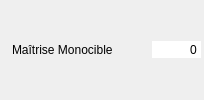
       <widget class="QWidget" name="widget_mono" native="true">
        <property name="minimumSize">
         <size>
          <width>200</width>
          <height>26</height>
         </size>
        </property>
        <layout class="QHBoxLayout" name="horizontalLayout_20">
         <property name="spacing">
          <number>2</number>
         </property>
         <property name="leftMargin">
          <number>3</number>
         </property>
         <property name="topMargin">
          <number>3</number>
         </property>
         <property name="rightMargin">
          <number>3</number>
         </property>
         <property name="bottomMargin">
          <number>3</number>
         </property>
         <item>
          <widget class="QLabel" name="label_39">
           <property name="text">
            <string/>
           </property>
           <property name="pixmap">
            <pixmap resource="../../resources/resources.qrc">:/images/Aptitudes/mono.png</pixmap>
           </property>
          </widget>
         </item>
         <item>
          <widget class="QLabel" name="label_mono">
           <property name="text">
            <string>Maîtrise Monocible</string>
           </property>
          </widget>
         </item>
         <item>
          <spacer name="horizontalSpacer_21">
           <property name="orientation">
            <enum>Qt::Horizontal</enum>
           </property>
           <property name="sizeHint" stdset="0">
            <size>
             <width>37</width>
             <height>12</height>
            </size>
           </property>
          </spacer>
         </item>
         <item>
          <widget class="QSpinBox" name="sp_mono">
           <property name="focusPolicy">
            <enum>Qt::NoFocus</enum>
           </property>
           <property name="autoFillBackground">
            <bool>true</bool>
           </property>
           <property name="frame">
            <bool>false</bool>
           </property>
           <property name="alignment">
            <set>Qt::AlignRight|Qt::AlignTrailing|Qt::AlignVCenter</set>
           </property>
           <property name="buttonSymbols">
            <enum>QAbstractSpinBox::NoButtons</enum>
           </property>
           <property name="suffix">
            <string/>
           </property>
           <property name="minimum">
            <number>-999999</number>
           </property>
           <property name="maximum">
            <number>9999999</number>
           </property>
           <property name="stepType">
            <enum>QAbstractSpinBox::DefaultStepType</enum>
           </property>
          </widget>
         </item>
        </layout>
       </widget>
